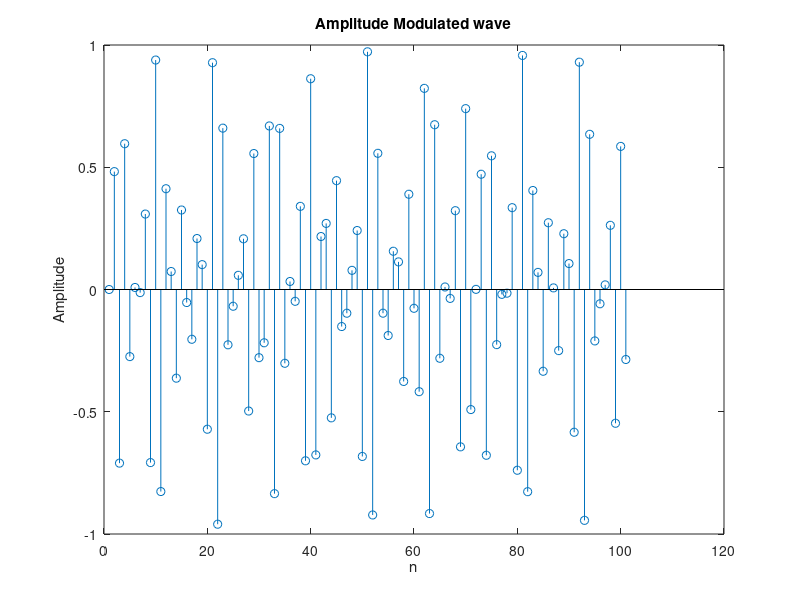

MATLAB code for this plot:

w0 = 10000;
n = 0:1:100;

x = sin(100 * n);

y = cos(w0 * n) .* x;

figure()
stem(y);
title("Amplitude Modulated wave");
xlabel("n");
ylabel("Amplitude");

